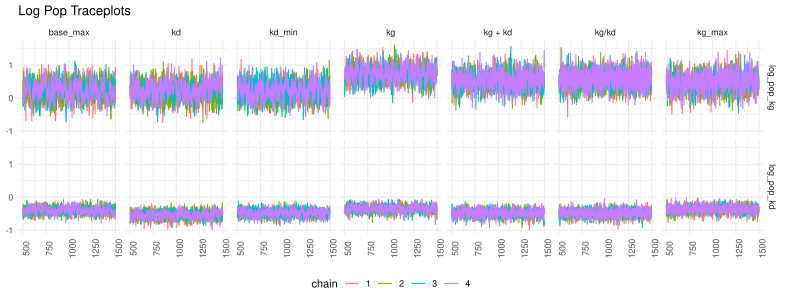

The script that saved this image:
library(dplyr)
library(ggplot2)
library(shredder)
library(rstan)

source(here::here('stage2/script/utility/raw_data.R'))

#set pallete for plots
bayesplot::color_scheme_set("brightblue")

#read in the fit data and extract the relevant parameters
fits <- joint_par%>%
  purrr::map(.f=function(model){
    object <- readRDS(file = here::here(sprintf('stage2/data/joint_model_invariant_%s.Rds',model)))
    
    object%>%
      stan_select(lp__,sigma_p,shape,log_loc,stan_starts_with('omega|log_pop|theta'))
    
  })

#convert to a tibble
fits_tbl <- fits%>%
  purrr::map_df(.f=function(x){
    tibble::tibble(
      part = c('lesion','os','joint'),
      fits = list(
        lesion = stan_select(x, sigma_p,stan_starts_with('theta|omega|log_pop')),
        os     = stan_select(x, shape,log_loc,theta_os),
        joint  = stan_select(x, stan_starts_with('theta_lesion')))
    )  
  },.id='model')

p <- fits_tbl%>%
  dplyr::filter(part=='lesion')%>%
  dplyr::mutate(
    trace_data = purrr::map(fits, .f=function(x){
      x%>%
        stan_select(log_pop_kg,log_pop_kd)%>%
        rstan:::.make_plot_data(stan_names(.))%>%
        purrr::pluck('samp')
    })
  )%>%
  dplyr::select(-fits)%>%
  tidyr::unnest()%>%
  ggplot(aes(x=iteration,y=value,colour = chain)) + 
  geom_path() +
  facet_grid(parameter~model) + 
  labs(
    title = 'Log Pop Traceplots'
    ) + 
  theme_minimal() + 
  theme(
    legend.position = 'bottom',
    axis.text.x = element_text(angle = 90),
    axis.title = element_blank()
    )

ggsave(filename = 'stage2/MCMC/multitrace.svg',p,device = 'svg')
